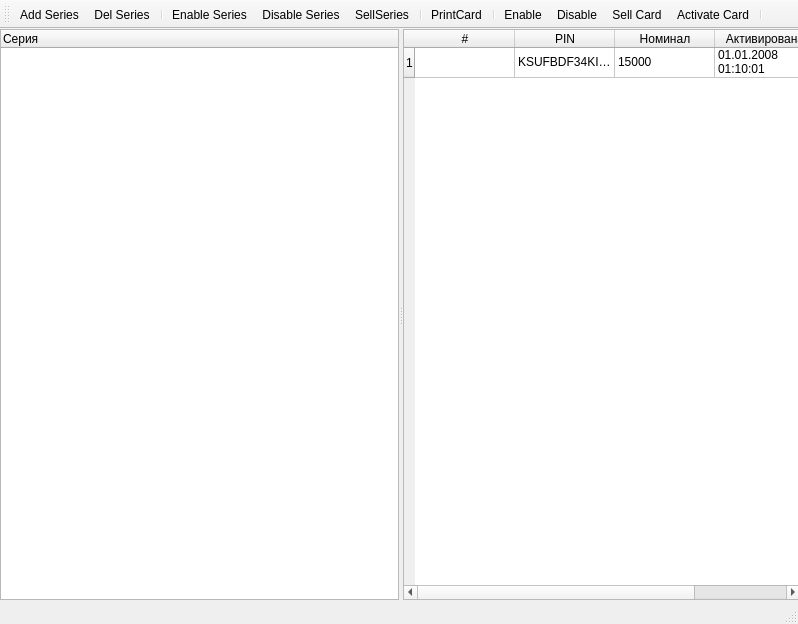
<ui version="4.0" >
 <class>MainWindow</class>
 <widget class="QMainWindow" name="MainWindow" >
  <property name="geometry" >
   <rect>
    <x>0</x>
    <y>0</y>
    <width>798</width>
    <height>624</height>
   </rect>
  </property>
  <property name="windowTitle" >
   <string>Карты экспресс-оплаты</string>
  </property>
  <widget class="QWidget" name="centralwidget" >
   <widget class="QSplitter" name="splitter" >
    <property name="geometry" >
     <rect>
      <x>0</x>
      <y>0</y>
      <width>801</width>
      <height>571</height>
     </rect>
    </property>
    <property name="orientation" >
     <enum>Qt::Horizontal</enum>
    </property>
    <widget class="QTreeWidget" name="treeWidget" >
     <column>
      <property name="text" >
       <string>Серия</string>
      </property>
     </column>
    </widget>
    <widget class="QTableWidget" name="tableWidget" >
     <row/>
     <column>
      <property name="text" >
       <string>#</string>
      </property>
     </column>
     <column>
      <property name="text" >
       <string>PIN</string>
      </property>
     </column>
     <column>
      <property name="text" >
       <string>Номинал</string>
      </property>
     </column>
     <column>
      <property name="text" >
       <string>Активирована</string>
      </property>
     </column>
     <item row="0" column="1" >
      <property name="text" >
       <string>KSUFBDF34KIUHS</string>
      </property>
     </item>
     <item row="0" column="2" >
      <property name="text" >
       <string>15000</string>
      </property>
     </item>
     <item row="0" column="3" >
      <property name="text" >
       <string>01.01.2008 01:10:01</string>
      </property>
     </item>
    </widget>
   </widget>
  </widget>
  <widget class="QStatusBar" name="statusbar" />
  <widget class="QToolBar" name="toolBar" >
   <property name="windowTitle" >
    <string>Карты экспресс-оплаты</string>
   </property>
   <attribute name="toolBarArea" >
    <enum>TopToolBarArea</enum>
   </attribute>
   <attribute name="toolBarBreak" >
    <bool>false</bool>
   </attribute>
   <addaction name="actionAddSeries" />
   <addaction name="actionDelSeries" />
   <addaction name="separator" />
   <addaction name="actionEnableSeries" />
   <addaction name="actionDisableSeries" />
   <addaction name="actionSell" />
   <addaction name="separator" />
   <addaction name="actionPrintCard" />
   <addaction name="separator" />
   <addaction name="actionEnable" />
   <addaction name="actionDisable" />
   <addaction name="actionSellCard" />
   <addaction name="actionActivateCard" />
   <addaction name="separator" />
  </widget>
  <action name="actionAddSeries" >
   <property name="icon" >
    <iconset>images/add.png</iconset>
   </property>
   <property name="text" >
    <string>Add Series</string>
   </property>
  </action>
  <action name="actionDelSeries" >
   <property name="icon" >
    <iconset>images/del.png</iconset>
   </property>
   <property name="text" >
    <string>Del Series</string>
   </property>
  </action>
  <action name="actionEnableSeries" >
   <property name="icon" >
    <iconset>images/ok.png</iconset>
   </property>
   <property name="text" >
    <string>Enable Series</string>
   </property>
  </action>
  <action name="actionDisableSeries" >
   <property name="icon" >
    <iconset>images/false.png</iconset>
   </property>
   <property name="text" >
    <string>Disable Series</string>
   </property>
  </action>
  <action name="actionSell" >
   <property name="icon" >
    <iconset>images/new.png</iconset>
   </property>
   <property name="text" >
    <string>SellSeries</string>
   </property>
  </action>
  <action name="actionEnable" >
   <property name="icon" >
    <iconset>images/ok.png</iconset>
   </property>
   <property name="text" >
    <string>Enable</string>
   </property>
  </action>
  <action name="actionDisable" >
   <property name="icon" >
    <iconset>images/false.png</iconset>
   </property>
   <property name="text" >
    <string>Disable</string>
   </property>
  </action>
  <action name="actionSellCard" >
   <property name="icon" >
    <iconset>images/new.png</iconset>
   </property>
   <property name="text" >
    <string>Sell Card</string>
   </property>
  </action>
  <action name="actionActivateCard" >
   <property name="icon" >
    <iconset>images/paste.png</iconset>
   </property>
   <property name="text" >
    <string>Activate Card</string>
   </property>
  </action>
  <action name="actionPrintCard" >
   <property name="icon" >
    <iconset>images/account.png</iconset>
   </property>
   <property name="text" >
    <string>PrintCard</string>
   </property>
  </action>
 </widget>
 <resources/>
 <connections/>
</ui>
